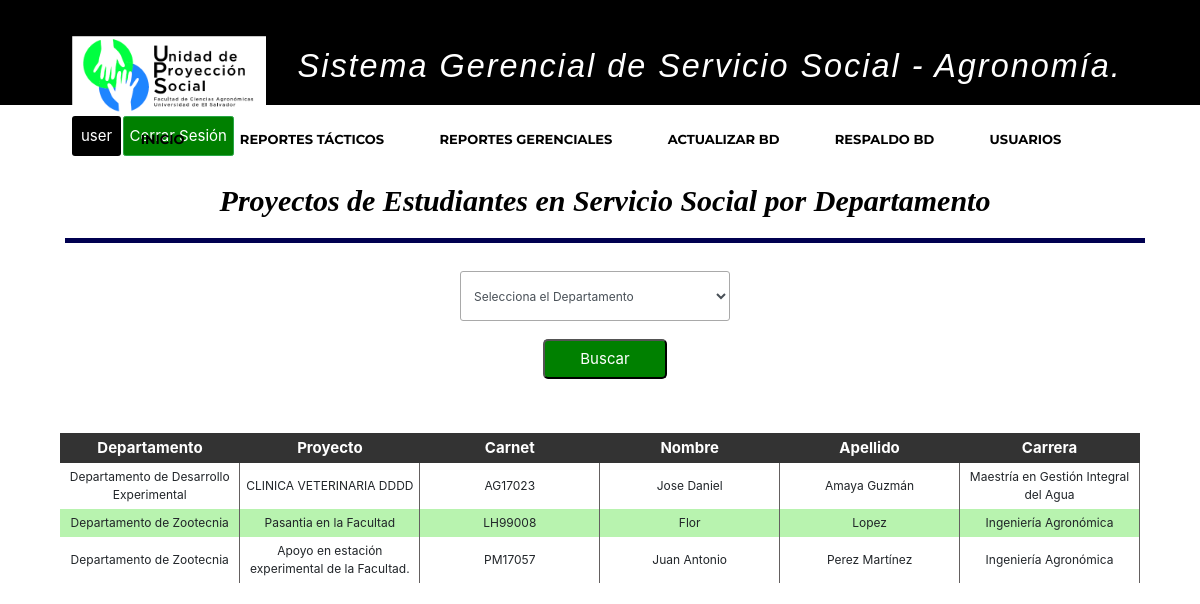
Page /sistemaGerencialAgro/consultaProyectosEstudianteDepartamento/ (signed in) on the committed database.
### apps/usuario/models.py (models this page shows, shortened)
class Usuario(AbstractBaseUser):
    username = models.CharField('Nombre de usuario',unique = True, max_length=15, blank=False)
    email = models.EmailField('Correo Electrónico', max_length=254,unique = True, blank=False)
    nombres = models.CharField('Nombres', max_length=200, null = False, blank=False)
    apellidos = models.CharField('Apellidos', max_length=200, null = False, blank=False)
    imagen = models.ImageField('Imagen de Perfil', upload_to='perfil/', max_length=200,blank = True,null = True)
    is_active = models.BooleanField(default = True)
    usuario_administrador = models.BooleanField(default = False)
    rol=models.CharField(max_length=3,null=False, blank=False,choices=roles,default='EST')
    objects = UsuarioManager()
    USERNAME_FIELD = 'username'
    REQUIRED_FIELDS = ['email','nombres', 'apellidos']

### apps/proyecto/models.py (models this page shows, shortened)
class ServicioSocial(models.Model):
    carnet_estudiante = models.OneToOneField(Solicitud, primary_key=True, unique=True, on_delete=models.CASCADE)
    carnet_docente = models.ForeignKey(Docente, on_delete=models.CASCADE)
    codigo_proyecto = models.ForeignKey(Proyecto, on_delete=models.CASCADE)

class Solicitud(models.Model):
    carnet_estudiante = models.OneToOneField(EstudioUniversitario, unique=True, primary_key=True, on_delete = models.CASCADE)
    codigo_entidad = models.CharField(max_length=10, null=False)
    horas_semana = models.IntegerField(null=False)
    dias_semana = models.IntegerField(null=False)
    modalidad = models.CharField(max_length=30, null=False)
    fecha_inicio = models.DateField(null=False)
    fecha_fin = models.DateField(null=True)

class EstudioUniversitario(models.Model):
    carnet_estudiante = models.OneToOneField(Estudiante, primary_key=True, unique=True, on_delete = models.CASCADE)
    codigo_carrera = models.ForeignKey(Carrera, on_delete = models.CASCADE)
    codigo_ciclo = models.IntegerField(null=False)
    porc_carrerar_aprob = models.IntegerField(null=False)
    unidades_valorativas = models.IntegerField(null=False)
    experiencia_areas_conoc = models.CharField(max_length=200, null=False)

class Carrera(models.Model):
    codigo_carrera = models.CharField(primary_key=True, max_length=10, null=False)
    nombre_carrera = models.CharField(max_length=100, null=False)
    departamento = models.ForeignKey(Departamento, on_delete=models.CASCADE)

class Departamento(models.Model):
    codigoDepartamento = models.CharField(primary_key=True, max_length=10, null=False)
    nombreDepartamento = models.CharField(max_length=100, null=False)
    nombreJefeDepartamento = models.CharField(max_length=50, null=False)
    apellidoJefeDepartamento = models.CharField(max_length=50, null=False)

class Proyecto(models.Model):
    codigo_proyecto = models.CharField(primary_key=True, max_length=10, null=False)
    descripcion_proyecto = models.CharField(max_length=200, null=False)

class Estudiante(models.Model):
    carnet_estudiante = models.CharField(primary_key=True, max_length=7, null=False)
    nombre_estudiante = models.CharField(max_length=50, null=False)
    apellido_estudiante = models.CharField(max_length=50, null=False)
    sexo_estudiante = models.CharField(max_length=1, null=False)
    telefono_estudiante = models.IntegerField(null=False)
    correo_estudiante = models.CharField(max_length=100, null=False)
    direccion_estudiante = models.CharField(max_length=250, null=False)
    def __str__(self):
        return self.carnet_estudiante

### apps/proyecto/views.py (the view)
# urls.py: path('sistemaGerencialAgro/consultaProyectosEstudianteDepartamento/', login_required(consultaEstudiantesDepartamento), name="consulta_estudiante_departamento"),
def consultaEstudiantesDepartamento(request):
    departamentos = Departamento.objects.all()
    proyectos_departamento = ServicioSocial.objects.order_by('carnet_estudiante__carnet_estudiante__codigo_carrera__departamento')
    context = {
        'proyectos_departamento': proyectos_departamento,
        'departamentos': departamentos,
    }
    return render(
        request,
        'proyecto/estudiantesServSocDepartamento.html',
        context,
    )

### templates/proyecto/estudiantesServSocDepartamento.html (shortened to what this page needs)
{% extends 'base/base.html' %}
{% load static %}
{% block content %}
  <header>
    <div class="container">
        <h2 align="center" class="form-titulo" style ="margin-left: 5px;"> Proyectos de Estudiantes en Servicio Social por Departamento</h2>
    </div>
  </header>
<div class="container">
    <div align="center" class="busqueda">
        <form method="POST" action="{% url 'sistemaGerencialAgro:filtrar_estudiante_departamento' %}">
            <select name="departamento" class="form-control col-4 col-sm-3 input-style" title="Selecciona el Departamento Por Favor" required>
                <option selected value=""> Selecciona el Departamento </option>
            </select>
            <input class="btn-buscar btn-busqueda" type = "submit" value = "Buscar" id = "fechaBuscar"></br></br>
        </form>
    </div>
    <div>
        <table>
            <thead>
        	   <tr>
                    <th>Departamento</th>
                    <th>Proyecto</th>
            	    <th>Carnet</th>
            	    <th>Nombre</th>
            	    <th>Apellido</th>
            		<th>Carrera</th>
        		</tr>
            </thead>
            {% if proyectos_departamento_filtro %}
                {% for proydep in proyectos_departamento_filtro %}
                    <tr class="etiqueta-tr">
                        <td class="th-borde width-th-xx" style = "text-align:center;">{{ proydep.carnet_estudiante.carnet_estudiante.codigo_carrera.departamento.nombreDepartamento }}</td>
                        <td class="th-borde width-th-xx" style = "text-align:center;">{{ proydep.codigo_proyecto.descripcion_proyecto }}</td>
                        <td class="th-borde width-th-xx" style = "text-align:center;">{{ proydep.carnet_estudiante.carnet_estudiante.carnet_estudiante }}</td>
                        <td class="th-borde width-th-xx" style = "text-align:center;">{{ proydep.carnet_estudiante.carnet_estudiante.carnet_estudiante.nombre_estudiante }}</td>
                        <td class="th-borde width-th-xx" style = "text-align:center;">{{ proydep.carnet_estudiante.carnet_estudiante.carnet_estudiante.apellido_estudiante }}</td>
                        <td class="th-borde width-th-xx" style = "text-align:center;">{{ proydep.carnet_estudiante.carnet_estudiante.codigo_carrera.nombre_carrera }}</td>
                    </tr>
                {% endfor %}
            {% elif proyectos_departamento %}
                {% for proydep in proyectos_departamento %}
                    <tr class="etiqueta-tr">
                        <td class="th-borde width-th-xx" style = "text-align:center;">{{ proydep.carnet_estudiante.carnet_estudiante.codigo_carrera.departamento.nombreDepartamento }}</td>
                        <td class="th-borde width-th-xx" style = "text-align:center;">{{ proydep.codigo_proyecto.descripcion_proyecto }}</td>
                        <td class="th-borde width-th-xx" style = "text-align:center;">{{ proydep.carnet_estudiante.carnet_estudiante.carnet_estudiante }}</td>
                        <td class="th-borde width-th-xx" style = "text-align:center;">{{ proydep.carnet_estudiante.carnet_estudiante.carnet_estudiante.nombre_estudiante }}</td>
                        <td class="th-borde width-th-xx" style = "text-align:center;">{{ proydep.carnet_estudiante.carnet_estudiante.carnet_estudiante.apellido_estudiante }}</td>
                        <td class="th-borde width-th-xx" style = "text-align:center;">{{ proydep.carnet_estudiante.carnet_estudiante.codigo_carrera.nombre_carrera }}</td>
                    </tr>
                {% endfor %}
            {% endif %}
    	</table>
    </div>
{% endblock %}

### templates/base/base.html (shortened to what this page needs)
{% load static %}
<!DOCTYPE html>
<html>
<head>
 {% block head %}
	{% block static %}
	<link rel = "stylesheet" href = "{% static 'lib/bootstrap/css/bootstrap.min.css' %}">
	<link rel = "stylesheet" href = "{% static 'lib/animate/animate.min.css' %}">
	<link rel = "stylesheet" href = "{% static 'lib/ionicons/css/ionicons.min.css' %}">
	<link rel = "stylesheet" href = "{% static 'css/style.css' %}">
	<link rel = "stylesheet" href = "{% static 'css/bootstrap.min.css' %}">
	<link rel = "stylesheet" href = "{% static 'css/archivo.css' %}">
	<link rel = "stylesheet" href = "{% static 'css/estilos_sec_not.css' %}">
	<link rel = "stylesheet" type = "text/css" href = "{% static 'css/jquery-ui.css' %}"/>
	<link rel = "stylesheet" type = "text/css" href = "{% static 'css/jquery.dataTables.min.css' %}"/>
	{% endblock %}
{% endblock %}
</head>
{% if user.is_authenticated %}
<body>
  <header id="header">
    <div class="container-fluid navbar navbar-light" style="height:90px;">
      <div id="logo" class="pull-left">
        <a  href=" {% url 'sistemaGerencialAgro:index' %}"><img src="{% static 'img/logoUPSAgro.png' %} " class ="imglogo"></a>
        <h1>Sistema Gerencial de Servicio Social - Agronom&iacute;a.</h1>
      </div>
      <div id="logo" class="pull-rigth">
				<a href="{% url 'password_change' %}" style="text-decoration:none"><input type="button" href="{% url 'password_change' %}" class="btn-success btn" name="submit" value="{{ user.username }}" style="background:black; border:none"></a>
        <a href="{% url 'usuario:logout' %}" style="text-decoration:none"><input type="button" class="btn btn-success btn-sm" name="submit" value="Cerrar Sesi&oacute;n" style="background:green;"></a>
			</div>
    </div>
    <div class="bot">
      <ul class="nav-menu">
        <li class="list-group-item" onclick="window.location.href='{% url 'sistemaGerencialAgro:index' %}'"><a style="text-decoration:none" href="{% url 'sistemaGerencialAgro:index' %}">Inicio</a></li>
        <li class="list-group-item menu-has-children"><a style="text-decoration:none" href="#intro">Reportes T&aacute;cticos</a>
        </li>
        {% if request.user.rol == 'ADM' or request.user.rol == 'GER' %}
        <li class="list-group-item menu-has-children"><a style="text-decoration:none" href="#intro">Reportes Gerenciales</a>
        </li>
        {% endif %}
        {% if request.user.rol == 'ADM'%}
        <li class="list-group-item" onclick="window.location.href='{% url 'sistemaGerencialAgro:procedimientoETL' %}'"><a style="text-decoration:none" href="{% url 'sistemaGerencialAgro:procedimientoETL' %}">Actualizar BD</a></li>
        <li class="list-group-item" onclick="window.location.href='{% url 'sistemaGerencialAgro:actualizarBD' %}'"><a style="text-decoration:none" href="{% url 'sistemaGerencialAgro:actualizarBD' %}">Respaldo BD</a></li>
        <li class="list-group-item" onclick="window.location.href='{% url 'usuario:inicio_usuarios' %}'"><a style="text-decoration:none" href="{% url 'usuario:inicio_usuarios' %}">Usuarios</a></li>
        {% endif %}
      </ul>
    </div>
  </header>
  <section>
    <div class="container">
  		{% block content %}{%endblock%}
    </div>
  </section>
</body>
{% endif %}
</html>

### static/css/style.css (style rules this page uses)
body { background: #fff; color: #666666; font-family: "Open Sans", sans-serif; }
a { color: #18d26e; transition: 0.5s; }
h1, h2, h3, h4, h5, h6 { font-family: "Montserrat", sans-serif; font-weight: 400; margin: 0 0 20px 0; padding: 0; }
#header { padding: 30px 0; height: 105px; position: fixed; left: 0; top: 0; right: 0; transition: all 0.5s; z-index: 57; background-color: black; display: block; }
#header #logo { float: left; }
#header #logo h1 { font-size: 2.7vw; margin: 30px; padding: 0; line-height: 1; font-family: "Perpetua", Helvetica, Arial; font-style: italic; font-weight: 50; letter-spacing: 2px; }
#header #logo img { padding: 0; margin: 0; }
.nav-menu, .nav-menu * { margin: 0; padding: 0; list-style: none; text-align: center; display: block; }
.nav-menu li { position: relative; white-space: nowrap; }
.nav-menu > li { float: center; }
.nav-menu a { padding: 0 8px 10px 8px; text-decoration: none; display: inline-block; color: black; font-family: "Montserrat", sans-serif; font-weight: 700; font-size: 13px; text-transform: uppercase; outline: none; }
.nav-menu > li { margin-left: 10px; }
@media (min-width: 1024px) { #header #logo { padding-left: 60px; } }

### static/css/archivo.css (style rules this page uses)
html { font-size: 12px; }
h1 { text-align: center; font: oblique bold 100% cursive; font-weight: bold; font-size: 30px; color: white; margin-left: 10px; }
section, .container { display: block; width: 100%; margin-left: auto; margin-right: auto; }
section { font-size: inherit; }
.bot { background-color: white; text-align: center; }
.btn { display: inline; background-color: green; color: white; horiz-align: right; font-size: 13px; text-align: center; white-space: nowrap; }
.list-group-item { display: inline-block; margin-left: 8px; margin-right: 8px; padding: 10px; background-color: transparent; border: none; font-size: 12px; color: black; }
h2 { text-align: center; font: oblique bold 100% cursive; color: black; padding-right: 150px; }
.imglogo { display: inline-block; width: auto; height: 80px; background-repeat: no-repeat; background-size: contain; }
header { display: block; width: 100%; font-size: 5px; }
header h1 { display: inline; }
table { width: 100%; }
table tbody td { text-align: center; }
thead { background-color: #333333; }
input { width: 180px; height: 20px; }
input[type="button"], input[type="submit"] { font-size: 15px; width: auto; height: 40px; white-space: nowrap; }
select, option { width: 150px; font-size: 12px; }
th, tr th { color: white; text-align: center; font-size: 15px; height: 30px; }

### static/css/estilos_sec_not.css (style rules this page uses)
.container { display: block; text-align: center; margin-left: auto; margin-right: auto; }
.form-titulo { background: white; color: black; padding: 20px; text-align: center; font-weight: 100px; font-size: 30px; border-bottom: 5px solid #000050; margin-top: 30px; width: 100%; }
.input-style { margin-right:10px; height: 50px; border-radius: 3px; border: 1px solid darkgray; }
.btn-buscar { text-align: center; background: green; color: white; margin: auto; padding: 0px 35px; border-radius: 5px ; }
.btn-busqueda { margin-left: 10px; }
.width-th-xx { width: 10%; padding: 5px; }
.th-borde { border-right:0.5px solid #646060; }
tr:nth-child(even) { background-color: #b8f3af; }

### rows in the picture
Usuario: submit "user"
ServicioSocial: carnet_estudiante.carnet_estudiante.codigo_carrera.departamento.nombreDepartamento "Departamento de Desarrollo Experimental", codigo_proyecto.descripcion_proyecto "CLINICA VETERINARIA DDDD", carnet_estudiante.carnet_estudiante.carnet_estudiante "AG17023", carnet_estudiante.carnet_estudiante.carnet_estudiante.nombre_estudiante "Jose Daniel", carnet_estudiante.carnet_estudiante.carnet_estudiante.apellido_estudiante "Amaya Guzmán", carnet_estudiante.carnet_estudiante.codigo_carrera.nombre_carrera "Maestría en Gestión Integral del Agua"
ServicioSocial: carnet_estudiante.carnet_estudiante.codigo_carrera.departamento.nombreDepartamento "Departamento de Zootecnia", codigo_proyecto.descripcion_proyecto "Pasantia en la Facultad", carnet_estudiante.carnet_estudiante.carnet_estudiante "LH99008", carnet_estudiante.carnet_estudiante.carnet_estudiante.nombre_estudiante "Flor", carnet_estudiante.carnet_estudiante.carnet_estudiante.apellido_estudiante "Lopez", carnet_estudiante.carnet_estudiante.codigo_carrera.nombre_carrera "Ingeniería Agronómica"
ServicioSocial: carnet_estudiante.carnet_estudiante.codigo_carrera.departamento.nombreDepartamento "Departamento de Zootecnia", codigo_proyecto.descripcion_proyecto "Apoyo en estación experimental de la Facultad.", carnet_estudiante.carnet_estudiante.carnet_estudiante "PM17057", carnet_estudiante.carnet_estudiante.carnet_estudiante.nombre_estudiante "Juan Antonio", carnet_estudiante.carnet_estudiante.carnet_estudiante.apellido_estudiante "Perez Martínez", carnet_estudiante.carnet_estudiante.codigo_carrera.nombre_carrera "Ingeniería Agronómica"
